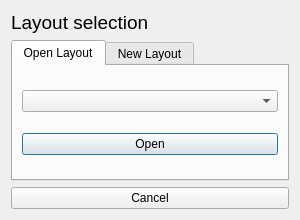
<?xml version="1.0" encoding="UTF-8"?>
<ui version="4.0">
 <class>Dialog</class>
 <widget class="QDialog" name="Dialog">
  <property name="geometry">
   <rect>
    <x>0</x>
    <y>0</y>
    <width>300</width>
    <height>220</height>
   </rect>
  </property>
  <property name="windowTitle">
   <string>Dialog</string>
  </property>
  <layout class="QVBoxLayout" name="verticalLayout">
   <item>
    <widget class="QLabel" name="label">
     <property name="font">
      <font>
       <pointsize>14</pointsize>
      </font>
     </property>
     <property name="text">
      <string>Layout selection</string>
     </property>
    </widget>
   </item>
   <item>
    <widget class="QTabWidget" name="tabWidget">
     <property name="currentIndex">
      <number>0</number>
     </property>
     <widget class="QWidget" name="existingTab">
      <attribute name="title">
       <string>Open Layout</string>
      </attribute>
      <layout class="QVBoxLayout" name="verticalLayout_2">
       <item>
        <widget class="QComboBox" name="layoutSelectBox"/>
       </item>
       <item>
        <widget class="QPushButton" name="layoutOpenButton">
         <property name="text">
          <string>Open</string>
         </property>
        </widget>
       </item>
      </layout>
     </widget>
     <widget class="QWidget" name="newTab">
      <attribute name="title">
       <string>New Layout</string>
      </attribute>
      <layout class="QVBoxLayout" name="verticalLayout_3">
       <item>
        <widget class="QLabel" name="label_2">
         <property name="text">
          <string>Title:</string>
         </property>
        </widget>
       </item>
       <item>
        <widget class="QLineEdit" name="newLayoutTitleEdit">
         <property name="text">
          <string/>
         </property>
        </widget>
       </item>
       <item>
        <widget class="QPushButton" name="newLayoutSaveButton">
         <property name="text">
          <string>Create New Layout</string>
         </property>
        </widget>
       </item>
      </layout>
     </widget>
    </widget>
   </item>
   <item>
    <widget class="QPushButton" name="cancelButton">
     <property name="text">
      <string>Cancel</string>
     </property>
    </widget>
   </item>
  </layout>
 </widget>
 <resources/>
 <connections/>
</ui>
